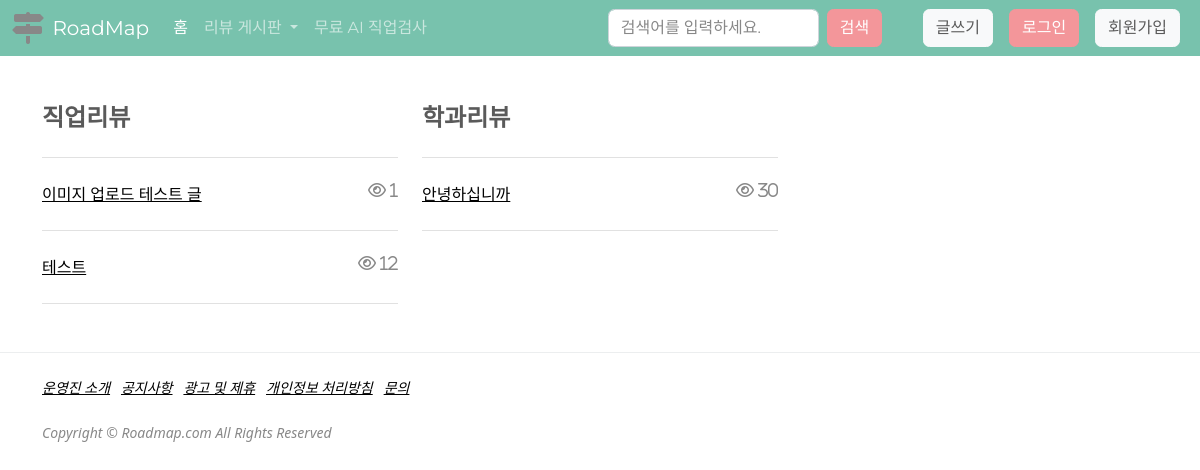
Before: / with the older database file.
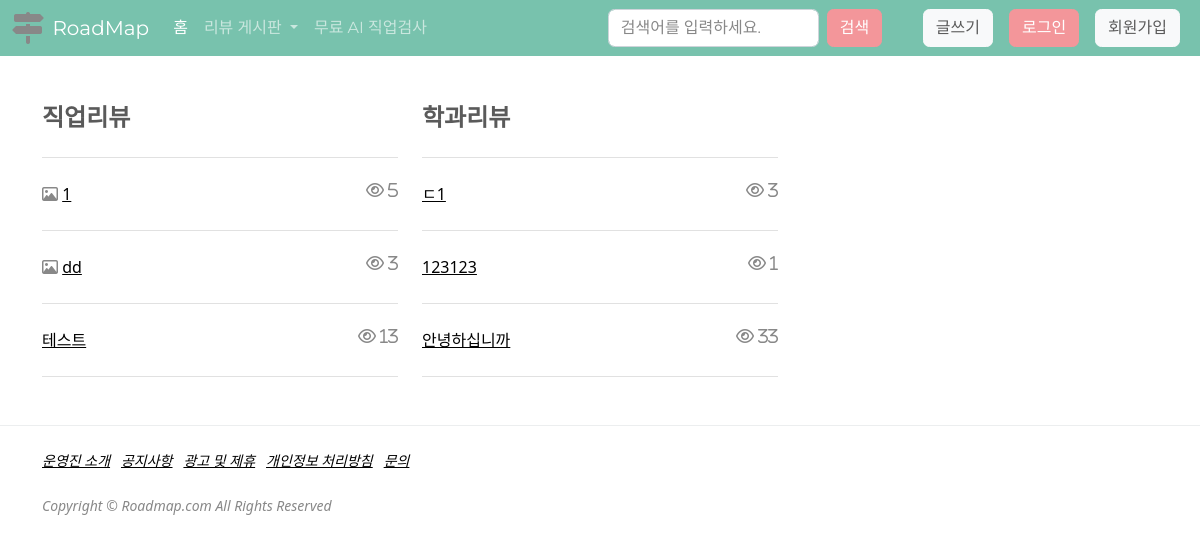
After: the same page with the newer database file.
### board/models.py (models this page shows, shortened)
class Post(models.Model):
    title = models.CharField(max_length=200, verbose_name="제목")
    contents = models.TextField(verbose_name="내용")
    writer = models.ForeignKey(
        'user.BoardMember', on_delete=models.CASCADE, null=True, verbose_name="작성자")
    created_at = models.DateTimeField(
        auto_now_add=True, null=True, verbose_name="작성일")
    updated_at = models.DateTimeField(
        auto_now=True, null=True, verbose_name="최종수정일")
    view_count = models.PositiveIntegerField(default=0, verbose_name="조회수")
    like_count = models.IntegerField(null=True, verbose_name="좋아요수")
    name_choices = (('직업리뷰', '직업리뷰'), ('학과리뷰', '학과리뷰'))
    name = models.CharField(
        max_length=200, null=True, choices=name_choices, verbose_name="게시판명")
    class Meta:
        db_table = 'boards'
        verbose_name = '게시판'
        verbose_name_plural = '게시판'

### main/views.py (the view)
# urls.py: path('', index, name='index'),
def index(request):
    job_models = Post.objects.filter(name='직업리뷰').order_by('-id')
    major_models = Post.objects.filter(name='학과리뷰').order_by('-id')
    return render(request, 'index.html', {'job_models': job_models, 'major_models': major_models, })

### main/templates/index.html (shortened to what this page needs)
{% extends "base.html" %}
{% block body %}
{% load static %}
<div class="container">
  <div class="row">
      <div class="col-sm-4">
          <h4>직업리뷰</h4>
          <hr class="my-4" />
          {% for job_model in job_models %}
          {% if job_model.photo_set.all %}
          <div class="post-preview">
            <i class="far fa-image"></i>
            <a href="{% url 'board_detail' job_model.pk %}">
              <h7>{{job_model.title}}</h7>
            </a>
            <i class="far fa-eye float-md-end"> {{job_model.view_count}}</i>
          </div>
          <hr class="my-4" />
          {% else %}
          <div class="post-preview">
            <a href="{% url 'board_detail' job_model.pk %}">
              <h7>{{job_model.title}}</h7>
            </a>
            <i class="far fa-eye float-md-end"> {{job_model.view_count}}</i>
          </div>
          <hr class="my-4" />
          {% endif %}
          {% endfor %}
      </div>
      <div class="col-sm-4">
          <h4>학과리뷰</h4>
          <hr class="my-4" />
          {% for major_model in major_models %}
          {% if major_model.img %}
          <div class="post-preview">
              <i class="far fa-image"></i>
              <a href="{% url 'board_detail' major_model.pk %}">
                <h7>{{major_model.title}}</h7>
              </a>
              <i class="far fa-eye float-md-end"> {{major_model.view_count}}</i>
              <!-- <p class="post-meta">
                  Posted by
                  <a href="#!">HJ</a>
                  {{major_model.dateCreate}}
              </p>
              <p class="post-counter">
                  조회수:{{major_model.view_count}}
              </p>
              -->
          </div>
          <hr class="my-4" />
          {% else %}
          <div class="post-preview">
            <a href="{% url 'board_detail' major_model.pk %}">
              <h7>{{major_model.title}}</h7>
            </a>
            <i class="far fa-eye float-md-end"> {{major_model.view_count}}</i>
          </div>
        <hr class="my-4" />
          {% endif %}
          {% endfor %}
      </div>
      <div class="col-sm-4"></div>
  </div>
</div>
{% endblock body %}

Changed rows visible on the page:
removed Post: title "이미지 업로드 테스트 글", view_count "1", shown under "직업리뷰"
added Post: title "1", view_count "5", shown under "직업리뷰"
added Post: title "dd", view_count "3", shown under "직업리뷰"
changed Post "테스트": view_count "12" → "13"
added Post: title "ㄷ1", view_count "3", shown under "학과리뷰"
added Post: title "123123", view_count "1", shown under "학과리뷰"
changed Post "안녕하십니까": view_count "30" → "33"
